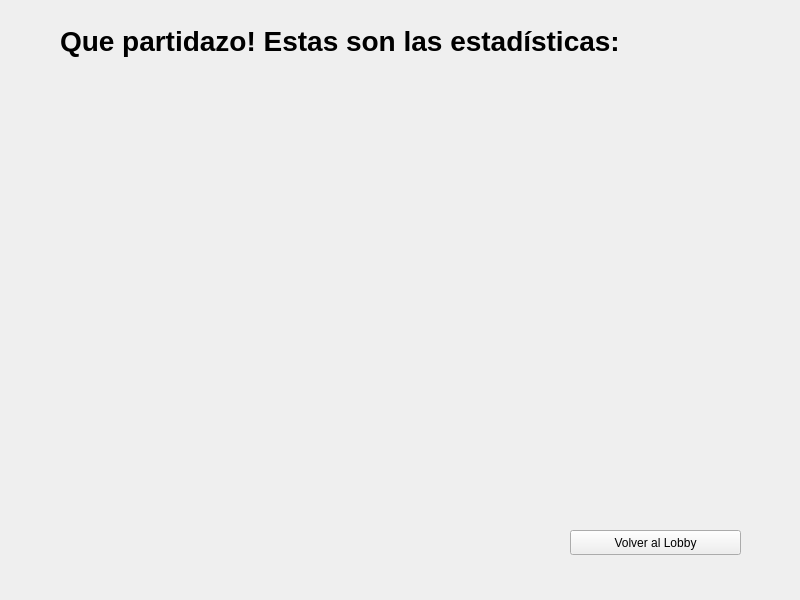
<?xml version="1.0" encoding="UTF-8"?>
<ui version="4.0">
 <class>GameStatisticsForm</class>
 <widget class="QWidget" name="GameStatisticsForm">
  <property name="geometry">
   <rect>
    <x>0</x>
    <y>0</y>
    <width>800</width>
    <height>600</height>
   </rect>
  </property>
  <property name="windowTitle">
   <string>Form</string>
  </property>
  <widget class="QLabel" name="lbl_data">
   <property name="geometry">
    <rect>
     <x>70</x>
     <y>90</y>
     <width>641</width>
     <height>411</height>
    </rect>
   </property>
   <property name="text">
    <string/>
   </property>
   <property name="alignment">
    <set>Qt::AlignLeading|Qt::AlignLeft|Qt::AlignTop</set>
   </property>
  </widget>
  <widget class="QLabel" name="label_2">
   <property name="geometry">
    <rect>
     <x>60</x>
     <y>20</y>
     <width>691</width>
     <height>41</height>
    </rect>
   </property>
   <property name="font">
    <font>
     <pointsize>21</pointsize>
     <weight>75</weight>
     <bold>true</bold>
    </font>
   </property>
   <property name="text">
    <string>Que partidazo! Estas son las estadísticas:</string>
   </property>
  </widget>
  <widget class="QPushButton" name="btn_goLobby">
   <property name="geometry">
    <rect>
     <x>570</x>
     <y>530</y>
     <width>171</width>
     <height>25</height>
    </rect>
   </property>
   <property name="text">
    <string>Volver al Lobby</string>
   </property>
  </widget>
 </widget>
 <resources/>
 <connections/>
</ui>
